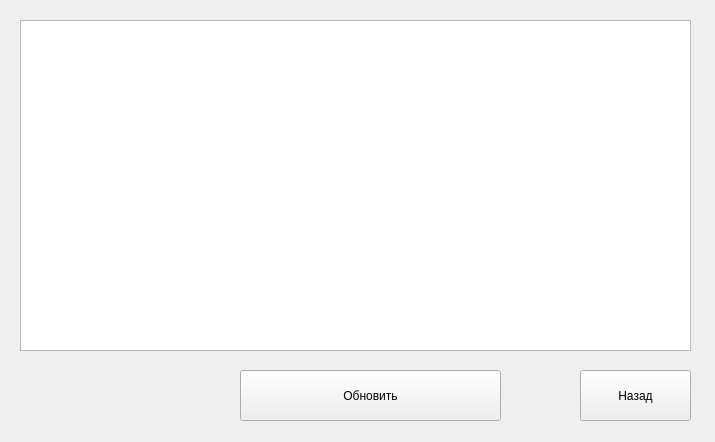
<?xml version="1.0" encoding="UTF-8"?>
<ui version="4.0">
 <class>Form</class>
 <widget class="QWidget" name="Form">
  <property name="geometry">
   <rect>
    <x>0</x>
    <y>0</y>
    <width>715</width>
    <height>442</height>
   </rect>
  </property>
  <property name="windowTitle">
   <string>Form</string>
  </property>
  <widget class="QTableWidget" name="table">
   <property name="geometry">
    <rect>
     <x>20</x>
     <y>20</y>
     <width>671</width>
     <height>331</height>
    </rect>
   </property>
  </widget>
  <widget class="QPushButton" name="but_reload">
   <property name="geometry">
    <rect>
     <x>240</x>
     <y>370</y>
     <width>261</width>
     <height>51</height>
    </rect>
   </property>
   <property name="text">
    <string>Обновить</string>
   </property>
  </widget>
  <widget class="QPushButton" name="but_return">
   <property name="geometry">
    <rect>
     <x>580</x>
     <y>370</y>
     <width>111</width>
     <height>51</height>
    </rect>
   </property>
   <property name="text">
    <string>Назад</string>
   </property>
  </widget>
 </widget>
 <resources/>
 <connections/>
</ui>
